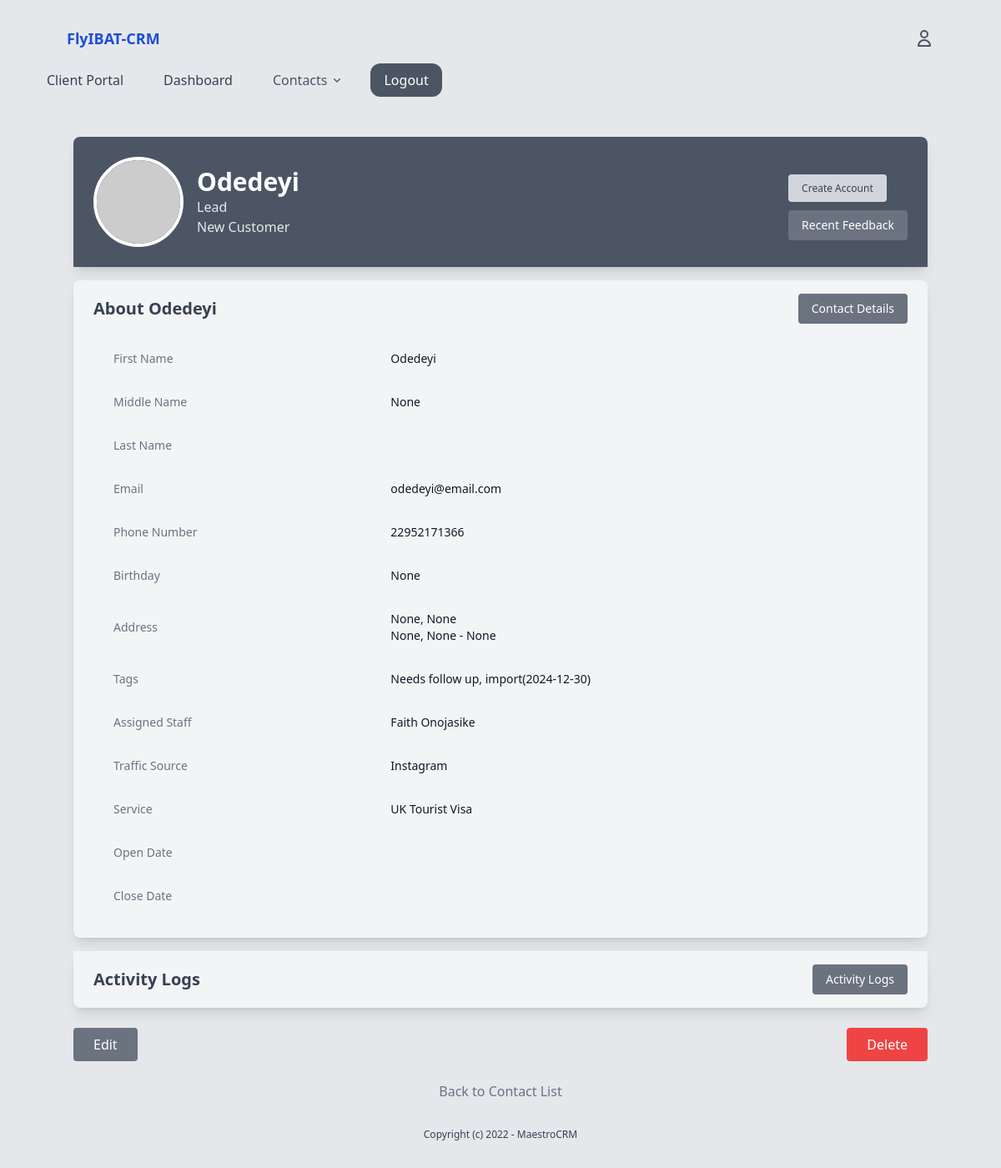
The page /contacts/contact_deatil/1056/ (signed in) on the database its author committed.
### contacts/models.py (models this page shows, shortened)
class Contact(models.Model):
    user = models.OneToOneField(User, on_delete=models.SET_NULL, related_name='contact', null=True, blank=True)
    first_name = models.CharField(max_length=150, blank=True, null=True)
    middle_name = models.CharField(max_length=100, blank=True, null=True)
    last_name = models.CharField(max_length=150, blank=True, null=True)
    email = models.EmailField(blank=True, null=True)
    phone_number = models.CharField(max_length=15, blank=True)
    gender = models.CharField(max_length=10, choices=[('M', 'Male'), ('F', 'Female')], blank=True)
    marital_status = models.CharField(max_length=20, choices=[('Single', 'Single'), ('Married', 'Married'), ('Divorced', 'Divorced'), ('Widowed', 'Widowed'), ('Other', 'Other')], blank=True)
    date_of_birth = models.DateTimeField(blank=True, null=True)
    address_line1 = models.CharField(max_length=255, blank=True, null=True)
    address_line2 = models.CharField(max_length=255, blank=True, null=True)
    city = models.CharField(max_length=100, blank=True, null=True)
    state = models.CharField(max_length=100, blank=True, null=True)
    country = models.CharField(max_length=50, blank=True, null=True)
    postal_code = models.CharField(max_length=20, blank=True, null=True)
    services = models.ForeignKey(Service, on_delete=models.SET_NULL, null=True, blank=True, related_name='contacts')
    status = models.ForeignKey(Status, on_delete=models.SET_NULL, related_name='contacts', null=True, blank=True)
    tags = models.ManyToManyField(Tag, blank=True, related_name='contacts')
    assigned_staff = models.ForeignKey(User, on_delete=models.SET_NULL, null=True, blank=True, related_name='assigned_contacts')
    traffic_source = models.ForeignKey(TrafficSource, on_delete=models.SET_NULL, null=True, blank=True, related_name='traffic_source_contact')
    new_or_old = models.CharField(max_length=20, choices=[('New', 'New'), ('Old', 'Old')], blank=True) #Can help in scheduling follow-ups or communications.
    referred_by = models.ForeignKey(User, on_delete=models.SET_NULL, null=True, related_name='referee_contacts')
    preferred_contact_method = models.CharField(max_length=20, choices=[('Email', 'Email'), ('Phone', 'Phone'), ('Text', 'Text'), ('Mail', 'Mail')], blank=True) #Helps in choosing how to best reach the contact.
    contact_frequency = models.CharField(max_length=20, choices=[('Daily', 'Daily'), ('Weekly', 'Weekly'), ('Monthly', 'Monthly'), ('On Demand', 'On Demand')], blank=True) #Can help in scheduling follow-ups or communications.
    created_by = models.ForeignKey(User, on_delete=models.SET_NULL, null=True, related_name='created_contacts')
    created_at = models.DateTimeField(auto_now_add=True)
    modified_at = models.DateTimeField(auto_now=True) #Can be used to track last contacted
    updated_by = models.ForeignKey(User, on_delete=models.SET_NULL, null=True, related_name='updated_contacts')
    close_date = models.DateTimeField(blank=True, null=True)
    custom_field_1 = models.CharField(max_length=255, blank=True, null=True)#Depending on business needs, might have specific data points to track. This could be expanded with more fields or dynamically through a generic foreign key to a custom field model.
    marketing_consent = models.BooleanField(default=False, help_text="Has this contact consented to marketing communications?")
    gdpr_compliant = models.BooleanField(default=False, help_text="Is this contact GDPR compliant?")

### settings/models.py (models this page shows)
class Status(models.Model):
    name = models.CharField(max_length=50, unique=True)  # e.g., 'Active', 'Inactive', 'Pending'
    def __str__(self):
        return self.name
    class Meta:
        verbose_name_plural = "Statuses"

class Tag(models.Model):
    name = models.CharField(max_length=50, unique=True)
    category = models.ForeignKey(TagCategory, on_delete=models.SET_NULL, null=True, blank=True, related_name='segments')
    def __str__(self):
        return self.name

class TrafficSource(models.Model):
    name = models.CharField(max_length=50, unique=True)  # e.g., 'Active', 'Inactive', 'Pending'
    def __str__(self):
        return self.name

class Service(models.Model):
    name = models.CharField(max_length=50, unique=True)  # e.g., 'Active', 'Inactive', 'Pending'
    def __str__(self):
        return self.name

### contacts/views.py (the view, shortened to what this page needs)
# urls.py: path('contact_deatil/<int:contact_id>/', views.contact_detail, name='contact_detail'),
@login_required
def contact_detail(request, contact_id, log_id=None):
    contact = get_object_or_404(Contact, id=contact_id)
    recent_activities = contact.log.all().order_by('-created_at')[:3]
    logs = Log.objects.filter(contact=contact).order_by('-created_at')
    form = LogForm()
    if log_id:
        log = get_object_or_404(Log, id=log_id)
        form = LogForm(instance=log)  # Populate the form with the current log details
    context = {
        'contact': contact,
        'recent_activities': recent_activities,
        'logs': logs,
        'form': form,
        'log_id': log_id,  # Pass the log_id to identify the form in the template
    }
    return render(request, 'contact/contact_detail.html', context)

### core/context_processors.py (called while the page is built)
def user_roles(request):
    if request.user.is_authenticated:
        groups = request.user.groups.values_list('name', flat=True)
        return {'user_roles': groups}
    return {}

### contacts/templates/contact/contact_detail.html (shortened to what this page needs)
{% extends 'core/base.html' %}
{% block content %}
<div class="container mx-auto mt-8">
    <div id="bioSection" class="bg-gray-600 text-white rounded-t-lg shadow-lg overflow-hidden mb-4">
        <div class="p-6 flex items-center justify-between">
            <div class="flex items-center space-x-4">
                <img src="https://via.placeholder.com/100" alt="Contact Photo"
                    class="rounded-full border-4 border-white">
                <div>
                    <h2 class="text-3xl font-bold">
                        {{ contact.first_name }} {{ contact.last_name }}
                    </h2>
                    {% if contact.status %}
                    <p class="text-gray-200 font-medium">{{ contact.status }}</p>
                    {% endif %}
                    {% if contact.new_or_old %}
                    <p class="text-gray-200 font-medium">{{ contact.new_or_old }} Customer</p>
                    {% endif %}
                </div>
            </div>
            <div>
                <div class="py-4">
                    {% if not contact.user %}
                    <a href="{% url 'create_user_account_for_contact' contact.id %}"
                        class="btn btn-primary text-xs bg-gray-300 hover:bg-gray-500 text-gray-700 px-4 py-2 rounded transition duration-300">Create
                        Account</a>
                    {% else %}
                    <p class="text-xs bg-gray-300 hover:bg-gray-500 text-gray-600 px-4 py-2 rounded transition duration-300">
                        User Account: {{contact.user.username }}
                    </p>
                    {% endif %}
                </div>
                <button id="toggleBio"
                    class="text-sm bg-gray-500 hover:bg-gray-700 text-white px-4 py-2 rounded transition duration-300">Recent Feedback
                </button>
            </div>
        </div>
    </div>
    <div id="detailsSection" class="bg-gray-100 rounded-lg shadow-lg mb-4 overflow-hidden">
        <div class="px-6 py-4 flex justify-between items-center">
            <h2 class="text-xl font-bold text-gray-700">About {{contact.first_name}} </h2>
            <button id="toggleDetails"
                class="text-sm bg-gray-500 hover:bg-gray-700 text-white px-4 py-2 rounded transition duration-300">Contact
                Details</button>
        </div>
        <div id="detailsContent" class="px-6 pb-6">
            <table class="min-w-full divide-y divide-gray-300">
                <tbody>
                    <tr>
                        <td class="px-6 py-4 whitespace-nowrap text-sm text-gray-500">First Name</td>
                        <td class="px-6 py-4 whitespace-nowrap text-sm text-gray-900"> {{contact.first_name}} </td>
                    </tr>
                    <tr>
                        <td class="px-6 py-4 whitespace-nowrap text-sm text-gray-500">Middle Name</td>
                        <td class="px-6 py-4 whitespace-nowrap text-sm text-gray-900">{{ contact.middle_name }}</td>
                    </tr>
                    <tr>
                        <td class="px-6 py-4 whitespace-nowrap text-sm text-gray-500">Last Name</td>
                        <td class="px-6 py-4 whitespace-nowrap text-sm text-gray-900"> {{contact.last_name}} </td>
                    </tr>
                    <tr>
                        <td class="px-6 py-4 whitespace-nowrap text-sm text-gray-500">Email</td>
                        <td class="px-6 py-4 whitespace-nowrap text-sm text-gray-900"> {{contact.email}} </td>
                    </tr>
                    <tr>
                        <td class="px-6 py-4 whitespace-nowrap text-sm text-gray-500">Phone Number</td>
                        <td class="px-6 py-4 whitespace-nowrap text-sm text-gray-900">{{ contact.phone_number }}</td>
                    </tr>
                    <tr>
                        <td class="px-6 py-4 whitespace-nowrap text-sm text-gray-500">Birthday</td>
                        <td class="px-6 py-4 whitespace-nowrap text-sm text-gray-900">{{ contact.date_of_birth }}</td>
                    </tr>
                    <tr>
                        <td class="px-6 py-4 whitespace-nowrap text-sm text-gray-500">Address</td>
                        <td class="px-6 py-4 whitespace-nowrap text-sm text-gray-900">
                            {{ contact.address_line1 }}, {{ contact.address_line2 }}<br>
                            {{ contact.city }}, {{ contact.country }} - {{ contact.postal_code}}
                        </td>
                    </tr>
                    <tr>
                        <td class="px-6 py-4 whitespace-nowrap text-sm text-gray-500">Tags</td>
                        <td class="px-6 py-4 whitespace-nowrap text-sm text-gray-900">
                            {% if contact.tags.all %}
                            {{ contact.tags.all|join:", " }}
                            {% else %}
                            None
                            {% endif %}
                        </td>
                    </tr>
                    <tr>
                        <td class="px-6 py-4 whitespace-nowrap text-sm text-gray-500">Assigned Staff</td>
                        <td class="px-6 py-4 whitespace-nowrap text-sm text-gray-900">{{contact.assigned_staff.get_full_name }}</td>
                    </tr>
                    <tr>
                        <td class="px-6 py-4 whitespace-nowrap text-sm text-gray-500">Traffic Source</td>
                        <td class="px-6 py-4 whitespace-nowrap text-sm text-gray-900">{{ contact.traffic_source }}</td>
                    </tr>
                    <tr>
                        <td class="px-6 py-4 whitespace-nowrap text-sm text-gray-500">Service</td>
                        <td class="px-6 py-4 whitespace-nowrap text-sm text-gray-900">{{ contact.services }}</td>
                    </tr>
                    <tr>
                        <td class="px-6 py-4 whitespace-nowrap text-sm text-gray-500">Open Date</td>
                        <td class="px-6 py-4 whitespace-nowrap text-sm text-gray-900">{{ contact.open_date|date:"Y-m-d H:i" }}</td>
                    </tr>
                    <tr>
                        <td class="px-6 py-4 whitespace-nowrap text-sm text-gray-500">Close Date</td>
                        <td class="px-6 py-4 whitespace-nowrap text-sm text-gray-900">{{ contact.close_date|date:"Y-m-d H:i" }}</td>
                    </tr>
                </tbody>
            </table>
        </div>
    </div>
    <div id="logsSection" class="bg-gray-100 rounded-b-lg shadow-lg overflow-hidden">
        <div class="px-6 py-4 flex justify-between items-center">
            <h2 class="text-xl font-bold text-gray-700">Activity Logs</h2>
            <button id="toggleLogs"
                class="text-sm bg-gray-500 hover:bg-gray-700 text-white px-4 py-2 rounded transition duration-300">Activity
                Logs</button>
        </div>
    </div>
    <div class="mt-6 flex justify-between">
        <a href="{% url 'update_contact' contact.id %}"
            class="bg-gray-500 hover:bg-gray-700 text-white py-2 px-6 rounded transition duration-300">Edit</a>
        <form action="{% url 'delete_contact' contact.id %}" method="POST" class="inline">
            <button onclick="return confirmDelete();" type="submit"
                class="bg-red-500 hover:bg-red-600 text-white py-2 px-6 rounded transition duration-300">Delete</button>
        </form>
    </div>
    <div class="mt-6 text-center">
        <a href="{% url 'contact_list' %}"
            class="text-gray-500 hover:text-gray-700 hover:underline transition duration-300">Back to Contact List</a>
    </div>
</div>
{% endblock %}

### rows shown on the page
Contact: first_name "Odedeyi", status "Lead", new_or_old "New", middle_name "None", email "odedeyi@email.com", phone_number "22952171366", date_of_birth "None", address_line1 "None", address_line2 "None", city "None", country "None", postal_code "None", tags.all "Needs follow up, import(2024-12-30)", assigned_staff.get_full_name "Faith Onojasike", traffic_source "Instagram", services "UK Tourist Visa"
